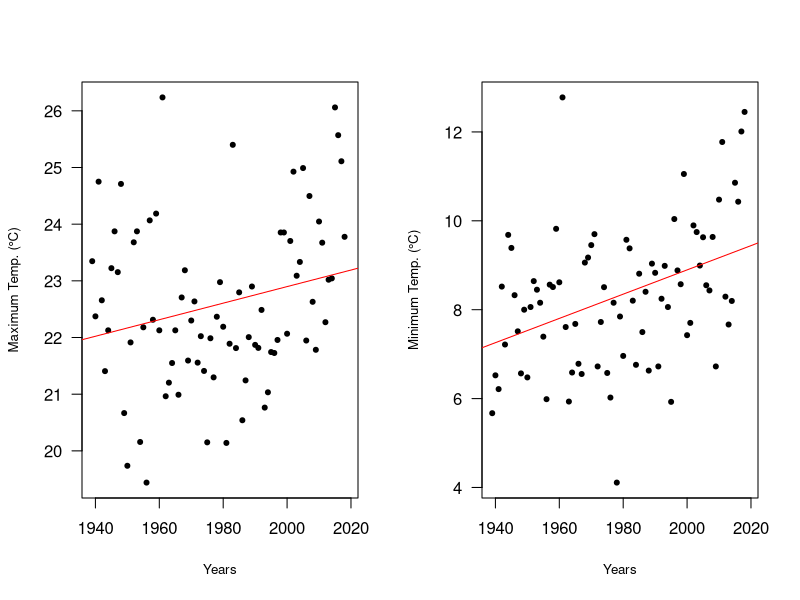
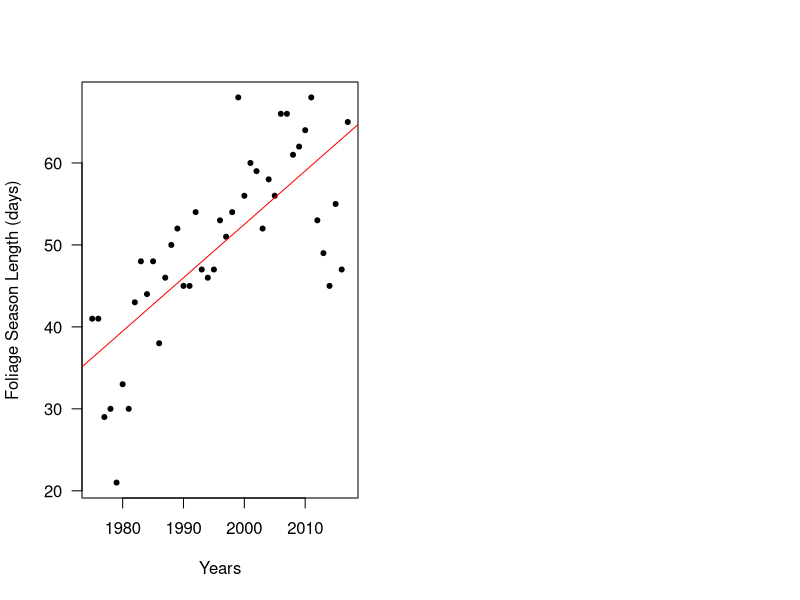

Write the R code that produced these figures, in order.
## ---- chunk 1
knitr::opts_chunk$set(echo = TRUE)
## ---- chunk 2
##Read CSV Data
climate_data <- read.csv("../../../Data/SP19/Budd_Concord.csv")
## ---- chunk 3
##Fix Dates
strDates <- as.character(climate_data$DATE)
climate_data$NewDate <- as.Date(strDates, "%m/%d/%Y")
## ---- chunk 4
##Define Portions of "NewDate"
climate_data$Month = format(as.Date(climate_data$NewDate), format = "%m")
climate_data$Year = format(as.Date(climate_data$NewDate), format = "%Y")
MonthlyTMAXMean = aggregate(TMAX~Month+Year, climate_data, mean)

MonthlyTMAXMean$Year = as.numeric(MonthlyTMAXMean$Year)
MonthlyTMAXMean$YEAR = as.numeric(MonthlyTMAXMean$Year)
MonthlyTMAXMean$MONTH = as.numeric(MonthlyTMAXMean$Month)
## ---- chunk 5
##New Plots
fig.cap=TRUE
par(mfrow=c(1,2))

plot(TMAX~YEAR, data=MonthlyTMAXMean[MonthlyTMAXMean$Month == "09",], xlim = c(1939, 2019), xlab="Years", ylab="Maximum Temp. (°C)", pch=20, las=1, col="black",cex.main=.8, cex.lab=.8)
September.lm <- lm(TMAX ~ YEAR, data = MonthlyTMAXMean[MonthlyTMAXMean$Month=="09",])
abline(coef(September.lm), col = "red")

MonthlyTMINMean = aggregate(TMIN~Month+Year, climate_data, mean)
MonthlyTMINMean$MONTH = as.numeric(MonthlyTMINMean$Month)
MonthlyTMINMean$YEAR = as.numeric(MonthlyTMINMean$Year)
plot(TMIN~YEAR, data=MonthlyTMINMean[MonthlyTMINMean$Month == "09",],xlim = c(1939, 2019), xlab = "Years", ylab = "Minimum Temp. (°C)", pch=20, las=1, col="black", cex.main=.8, cex.lab=.8)
September.lm <- lm(TMIN ~ YEAR, data = MonthlyTMINMean[MonthlyTMINMean$Month=="09",])
abline(coef(September.lm), col = "red")
## ---- chunk 6
##Read Leaf Observation CSV Data
leaf_observations <- read.csv("Leaf-Chart-1-1.csv")
## ---- chunk 7
##Plot Leaf Observation Data
plot(Range~Year, leaf_observations, xlab = "Years", ylab = "Foliage Season Length (days)",pch=20, las=1, col="black")
##Add Best Fit Line
c<-coef(lm(Range~Year, leaf_observations))
abline(c, col="red")
